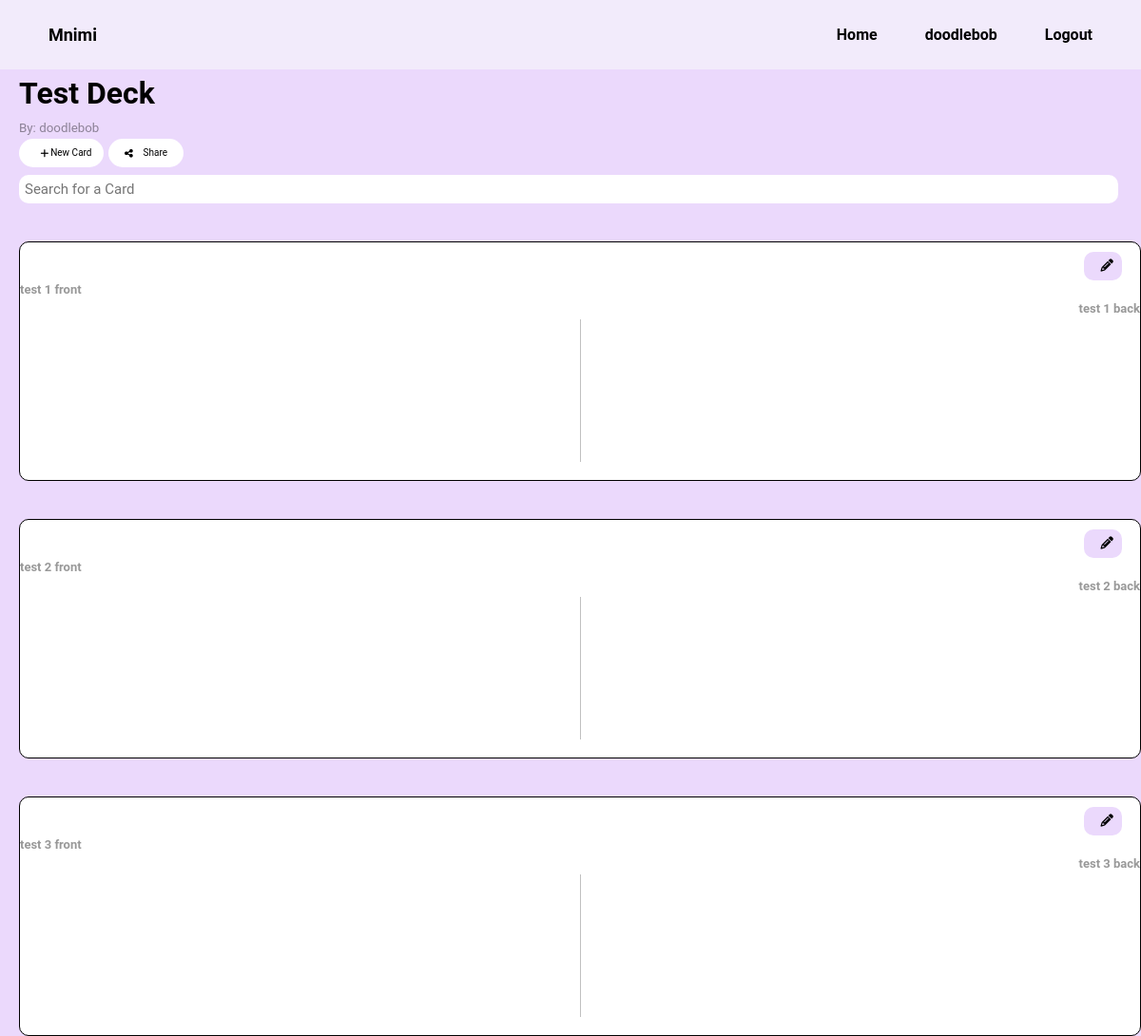
/deck/406/ (signed in), run on the app's committed database.
### app/models.py (models this page shows, shortened)
class Deck(models.Model):
    id = models.AutoField(primary_key=True)
    user_account =  models.ForeignKey(User, on_delete=models.DO_NOTHING)
    creator_username = models.CharField(blank=False, max_length=50)
    deckName = models.CharField(blank=False, max_length=50)
    dateCreated = models.DateField(null=True, blank=True)
    isFavourite = models.BooleanField(default=False)
    editable = models.BooleanField(default=False)
    cardCount = models.IntegerField(default=0)
    def getDeck(deck_ID, user_ID):
        try:
            deck = Deck.objects.get(id = deck_ID, user_account__id = user_ID)
        except ObjectDoesNotExist:
            deck = False
        return deck

class Card(models.Model):
    id = models.AutoField(primary_key=True)
    deck = models.ForeignKey(Deck, on_delete = models.DO_NOTHING)
    front_text = models.CharField(max_length=280)
    back_text = models.CharField(max_length=280)
    front_Img = models.ImageField(upload_to='images/', null=True, blank=True)
    back_Img = models.ImageField(upload_to='images/', null=True, blank=True)
    def getDecksCards(deck_ID):
        try:
            cards = Card.objects.filter(deck__id = deck_ID)
        except ObjectDoesNotExist:
            cards = False
        return cards

### app/views.py (the view)
# urls.py: path('deck/<int:deckId>/', views.deck, name='deck'),
@login_required
def deck(request, deckId):
    deck = Deck.getDeck(deckId, request.user.id)
    if deck == False:
        deck = "Deck does not exist!"
    if request.method == 'POST':
        form = CardForm(request.POST, request.FILES)
        if form.is_valid():
            Card.createCard(deck, form.cleaned_data, request.user)
            return HttpResponseRedirect(f"/deck/{deckId}")
    else:
        form = CardForm()
    deckCards = Card.getDecksCards(deckId)
    if deckCards == False:
        deckCards = "Deck does not exist!"
    context = {
        "deck": deck,
        "deckCards": deckCards,
        "form": form,
    }
    template_name = "app/deck.html"
    return render(request, template_name, context)

### app/forms.py
class CardForm(forms.Form):
    frontText = forms.CharField(label="Front Text", max_length=280)
    frontImg = forms.FileField(label="Front Image", required=False)
    backText = forms.CharField(label="Back Text", max_length=280)
    backImg = forms.FileField(label="Back Image", required=False)

### templates/app/deck.html (shortened to what this page needs)
{% extends "base.html" %} {% load static %}  {% block content %}
<link rel="stylesheet" type="text/css" href="{% static 'css/main.css' %}" />
<div class="deckpage">
    <div class="header">
        <h1>{{deck.deckName}}</h1>
        <p class="creator">By: {{deck.creator_username}}</p>
    </div>
    <div class="deckpage__buttons">
        <button class="deckpage__buttons trigger"><i class="fa-solid fa-plus"></i>New Card</button>
        <button class="deckpage__buttons"><i class="fa-solid fa-share-nodes"></i>Share</button>
    </div>
    <div class="search">
        <input type="text" class="searching" placeholder="Search for a Card">
    </div>
    <div class="card_compenents">
        {% for card in deckCards %}
        {% include 'components/card.html' %}
        {% endfor %}
    </div>
</div>
{% endblock content%}

### templates/base.html (shortened to what this page needs)
{% load static %}
<!DOCTYPE html>
<html lang="en">
  <head>
    <link rel="stylesheet" type="text/css" href="{% static 'css/main.css' %}" />
  </head>
  <body>
    <nav class="navigation">
      <a href="/">Mnimi</a>
      <div class="navigation__right">
        <a href="http://127.0.0.1:8000/">Home</a>
        {% if user.is_authenticated %}
          <a href="http://127.0.0.1:8000/accounts/">{{ user.get_username }}</a>
          <a href="{% url 'logout' %}?next={{request.path}}">Logout</a>
        {% else %}
          <a href="{% url 'login' %}?next={{request.path}}">Login</a>
        {% endif %}
      </div>
    </nav>
    {% block content %} {% endblock content %}
  </body>
</html>

### templates/components/card.html (shortened to what this page needs)
<div class="card">
    <button class="card_edit_button"><i class="fa-solid fa-pencil"></i></button>
    <h1 class="card_question">{{card.front_text}}</h1>
    <h1 class="card_answer">{{card.back_text}}</h1>
</div>

### static/css/main.css (style rules this page uses)
* { font-family: "Roboto", sans-serif; box-sizing: border-box; margin: 0; padding: 0; border: 0; }
html, body { width: 100%; height: 100%; background-color: #ebd9fc; }
a { color: #000; text-decoration: none; }
button { cursor: pointer; }
.creator { font-size: small; opacity: 60%; }
.deckpage { background-color: #EBD9FC; display: grid; grid-template-rows: 2fr 1fr 1fr; line-height: 1.6; padding-left: 20px; height: 170px; }
.deckpage__buttons { background-color: #ffffff; font-size: x-small; height: 30px; width: 79px; display: grid; border-radius: 23px; padding: 0px 10px; align-items: center; grid-auto-flow: column; column-gap: 5px; }
.deckpage i { margin-right: -8px; }
.deckpage input[type=text] { width: 98%; height: 30px; border-radius: 10px; padding: 6px; margin-top: 8px; font-size: 15px; border: none; background-color: #ffffff; color: #ffffff; }
.card { height: 252px; width: 100%; border-radius: 10px; border: 1px solid rgb(0, 0, 0); margin-top: 40px; background-color: #ffffff; }
.card h1 { background: transparent; opacity: 40%; font-size: small; }
.card_edit_button { background-color: #ebd9fc; border-radius: 10px; width: 40px; height: 30px; display: grid; align-items: center; position: relative; left: 95%; margin-top: 10px; }
.card_answer { text-align: right; }
.deckpage i { background-color: transparent; }
.creator { opacity: 40%; font-size: smaller; }
.navigation { font-weight: bold; font-size: large; display: grid; grid-auto-flow: column; justify-content: space-between; align-items: center; border: 1px solid #F2EBFB; padding: 25px 50px; background-color: #F2EBFB; }
.navigation__right { font-size: medium; font-weight: bold; display: grid; grid-auto-flow: column; grid-gap: 50px; align-items: center; }

### data on the page
Deck: deckName "Test Deck", creator_username "doodlebob"
Card: front_text "test 1 front", back_text "test 1 back"
Card: front_text "test 2 front", back_text "test 2 back"
Card: front_text "test 3 front", back_text "test 3 back"

### other printed values
{{ user.get_username }} "doodlebob"
